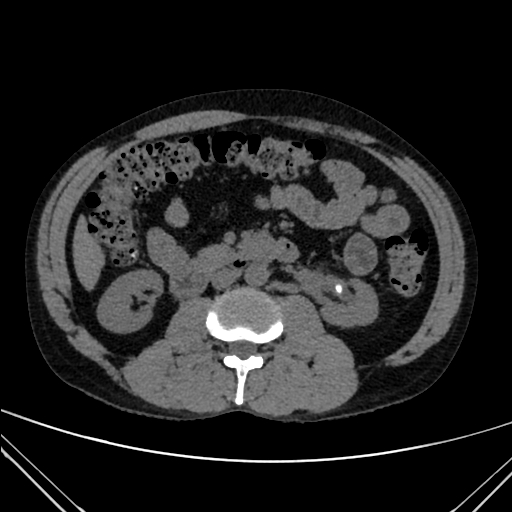
#> input picture static/dataset/r23.jpg, 512 x 512 px, found by its file name
$ python shape.py
#> lines starting #> are read from the running program, lines starting #| are printed output that depends on the picture; after the words box and inside, x2 and y2 are one past the last pixel; in counts of white or black regions, pixels touching at a corner belong together
import cv2

# path
path = 'testing/r23.jpg'

# Reading an image in default mode
image = cv2.imread(path)
#> image is the input picture: shape (512, 512, 3); min 0, max 255, mean 34.5

# Window name in which image is displayed
window_name = 'Image'

# Center coordinates
center_coordinates = (390, 240)

# Radius of circle
radius = 100

# Blue color in BGR
color = (255, 0, 0)

# Line thickness of 2 px
thickness = 2

# Using cv2.circle() method
# Draw a circle with blue line borders of thickness of 2 px
image = cv2.circle(image, center_coordinates, radius, color, thickness)
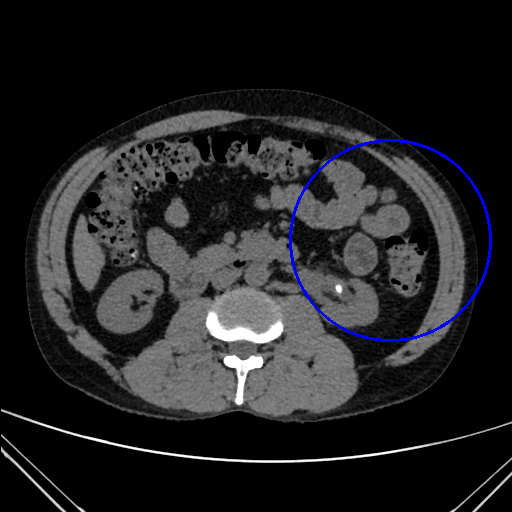
#> image: shape (512, 512, 3); 0.69% of pixels changed, all inside (x1, y1, x2, y2) = (289, 139, 492, 342)
cv2.imwrite("sample/aaa.jpg",image)
# Displaying the image
cv2.imshow(window_name, image)

$ run again, with static/dataset/r1.jpg copied over static/dataset/r23.jpg
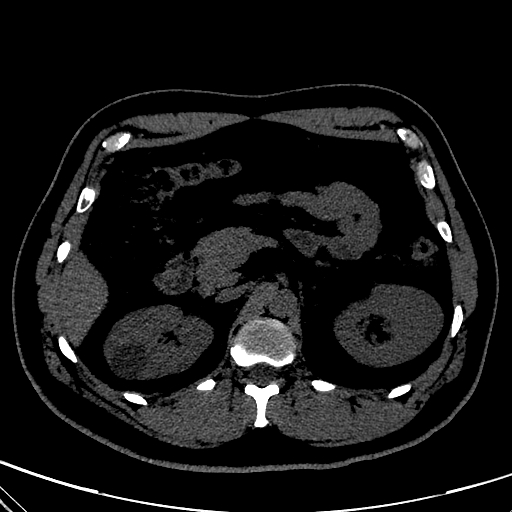
#> input picture static/dataset/r1.jpg, 512 x 512 px, found by its file name
#> image is the input picture: shape (512, 512, 3); min 0, max 255, mean 21.7
#> `image = cv2.circle(image, center_coordinates, radius, color, thickness)`:
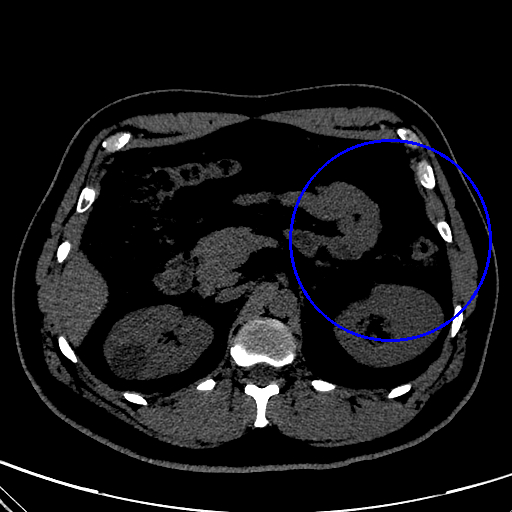
#> image: shape (512, 512, 3); 0.69% of pixels changed, all inside (x1, y1, x2, y2) = (289, 139, 492, 342)

$ run again, with static/dataset/r10.jpg copied over static/dataset/r23.jpg
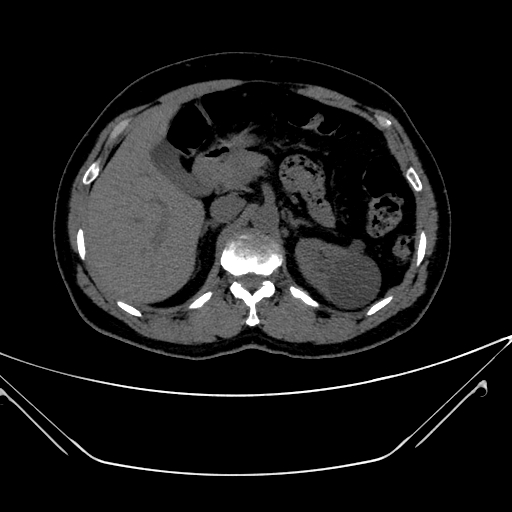
#> input picture static/dataset/r10.jpg, 512 x 512 px, found by its file name
#> image is the input picture: shape (512, 512, 3); min 0, max 255, mean 25
#> `image = cv2.circle(image, center_coordinates, radius, color, thickness)`:
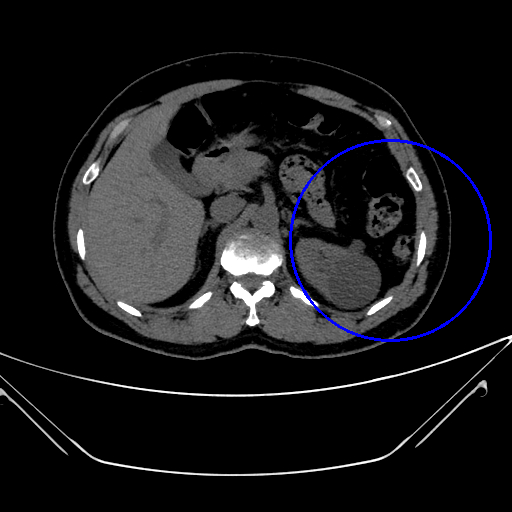
#> image: shape (512, 512, 3); 0.69% of pixels changed, all inside (x1, y1, x2, y2) = (289, 139, 492, 342)

$ run again, with static/dataset/r11.jpg copied over static/dataset/r23.jpg
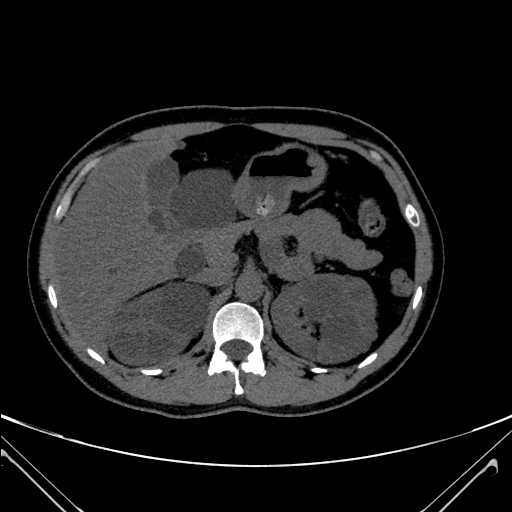
#> input picture static/dataset/r11.jpg, 512 x 512 px, found by its file name
#> image is the input picture: shape (512, 512, 3); min 0, max 255, mean 30.4
#> `image = cv2.circle(image, center_coordinates, radius, color, thickness)`:
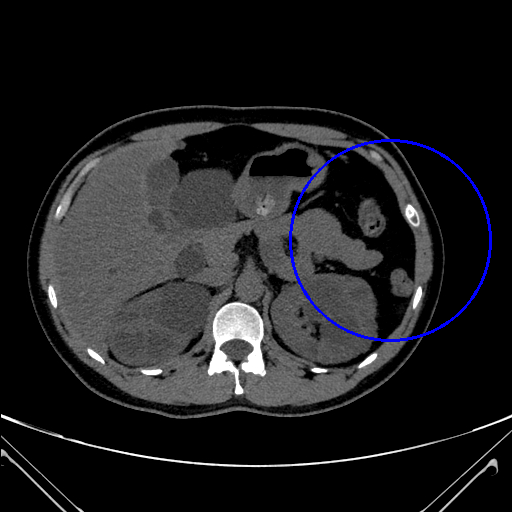
#> image: shape (512, 512, 3); 0.69% of pixels changed, all inside (x1, y1, x2, y2) = (289, 139, 492, 342)
